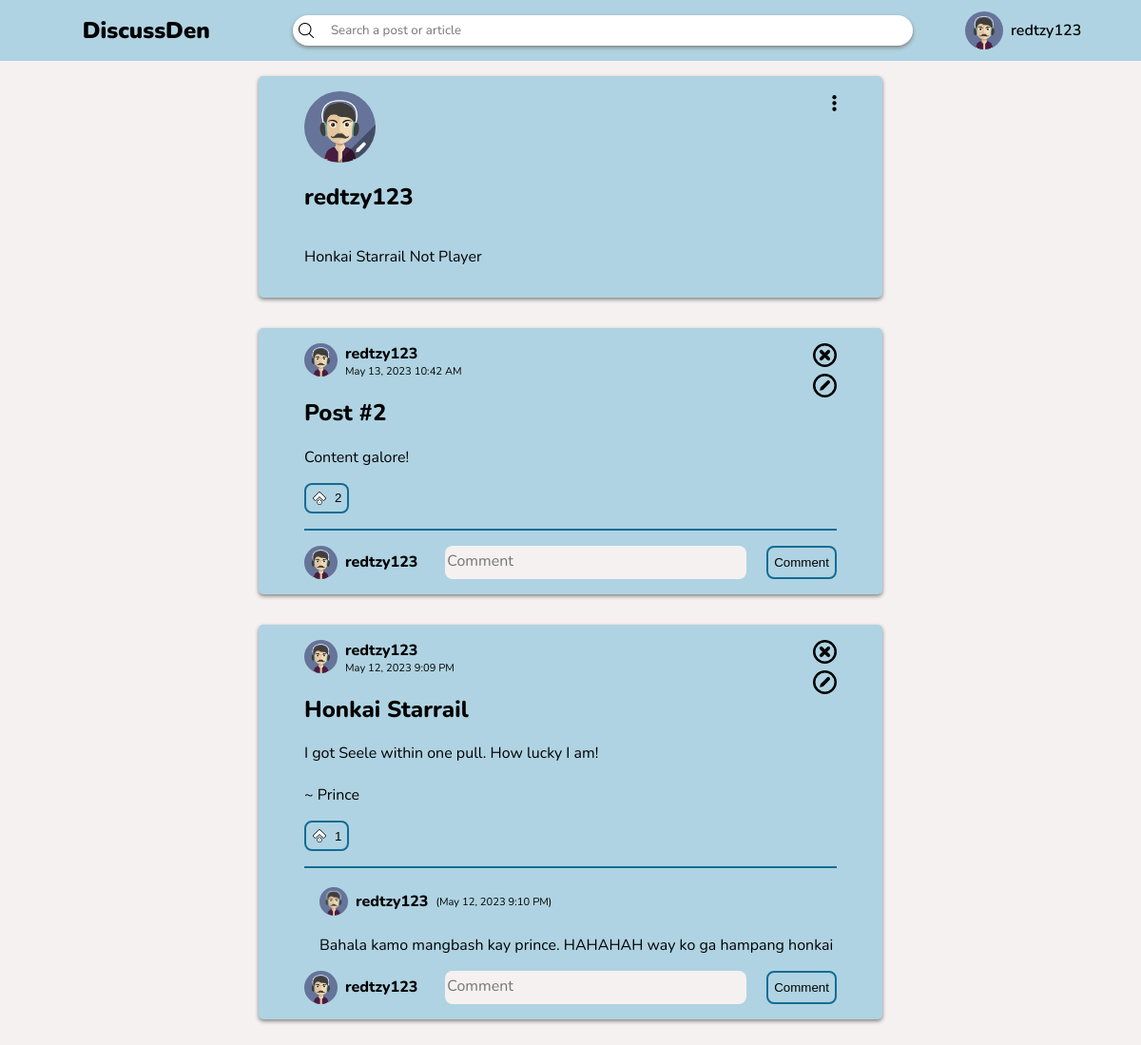
The app's page /profile.php (signed in) with its own data.
### tables this page shows
CREATE TABLE users (user_id INTEGER PRIMARY KEY AUTOINCREMENT, username TEXT UNIQUE NOT NULL, password TEXT NOT NULL, recent_searches, description TEXT DEFAULT "The user does not have a description" NOT NULL, profile_src TEXT DEFAULT "avatars/1.png" NOT NULL ON CONFLICT REPLACE);

CREATE TABLE posts (id INTEGER PRIMARY KEY AUTOINCREMENT NOT NULL UNIQUE, user_id INTEGER REFERENCES users (user_id) NOT NULL, title TEXT NOT NULL, content TEXT NOT NULL, date, likes);

CREATE TABLE comments (comment_id INTEGER PRIMARY KEY AUTOINCREMENT UNIQUE NOT NULL, post_id INTEGER REFERENCES posts (id) ON DELETE NO ACTION NOT NULL, name TEXT, content TEXT NOT NULL, date);

### profile.php (the view, shortened to what this page needs)
<!DOCTYPE html>
<html lang="en">
<head>
    <link rel="stylesheet" href="header.css">
    <link rel="stylesheet" href="post-boxes.css">
    <link rel="stylesheet" href="profile.css">
</head>
<body>
    <?php
        include_once "header.php";
        $stmt = $db -> prepare('SELECT * FROM users WHERE username = :user');
        $stmt -> bindParam(':user', $_SESSION['username']);
        $stmt -> execute();
        $user = $stmt -> fetch(PDO::FETCH_ASSOC);
        $user_id = $user['user_id'];
        $user_description = $user['description'];
    ?>
    <section class="post-section" id="main-profile">
        <div class="post-container">
            <svg width=75 height=75>
                <defs>
                    <clipPath id="circle-clip">
                        <circle cx=50% cy=50% r=50% clip-path="url(#triangle-clip)" />
                    </clipPath>
                    <clipPath id="triangle-clip">
                        <path d="M 75 35 L 75 75 L 35 75" />
                    </clipPath>
                    <clipPath id="avatar-clip" clipPathUnits="objectBoundingBox" >
                        <circle cx=0.5 cy=0.5 r=0.5 />
                    </clipPath>
                </defs>
                <image href="<?php echo $user['profile_src'] ?>" width=100% height=100% clip-path="url(#avatar-clip)" />
                <foreignObject x=0 y=0 width=100% height=100% clip-path="url(#circle-clip)" >
                    <button style="width:100%;height:100%;background-color:#0005;" id="modify_profile"></button>
                    </foreignObject>
                    <g transform="rotate(45 12.5 12.5) translate(66 0)" style="cursor:pointer">
                        <rect x=10.625 y=5.5 width=3.75 height=12.5 ry=1.75 fill=white stroke=none />
                        <path d="M 10.5 15 L 12.5 20 L 14.5 15 Z" fill=white />
                    </g>
            </svg>
            <h2 class="username"><?php echo $_SESSION['username'] ?></h2>
            <p id="description"><?php echo $user_description?></p>
            <svg width=5 height=25 id="option-btn" tabindex=0>
                <circle cx=50% cy=25% r=12% fill=black />
                <circle cx=50% cy=50% r=12% fill=black />
                <circle cx=50% cy=75% r=12% fill=black />
            </svg>
        </div>
        <?php
        $stmt = $db -> prepare('SELECT * FROM posts WHERE user_id = :user');
        $stmt -> bindParam(':user', $user_id);
        $stmt -> execute();
        $posts = $stmt -> fetchAll(PDO::FETCH_ASSOC);
        foreach (array_reverse($posts) as $post) {
            $stmt = $db -> prepare('SELECT * FROM users WHERE user_id = :userID');
            $stmt -> bindParam(':userID', $post['user_id'], PDO::PARAM_INT);
            $stmt -> execute();
            $post_user = $stmt -> fetch(PDO::FETCH_ASSOC);
            echo    '<div class="post-container">
                        <div class="post-user">
                            <svg width=35 height=35>
                                <image href="' . $post_user['profile_src'] . '" x=0 y=0 width=35 height=35 clip-path="url(#avatar-clip)" />
                            </svg>
                            <h4 class="username">' . $post_user['username'] . '</h4>
                            <p>' . $post['date'] . '</p>
                        </div>
                        <div class="post-content">
                            <h2>' . $post['title'] . '</h2>
                            <p>' . $post['content'] . '</p>';
            if (isset($_SESSION['username'])) {
                echo '<button class="like" data-id="' . $post['id'] . '">';
                if (($likes = json_decode($post['likes'])) !== NULL) {
                    echo '<p class="likes">' . count(json_decode($post['likes'])) . '</p>';
                }
                    echo '<img class="like-state" ';
                        if(!((array_search($_SESSION['username'], json_decode($post['likes']))) === false)) {
                            echo 'src="img/upvote-filled.png"';
                        } else {
                            echo 'src="img/upvote-nofill.png"';
                        }
                    echo '/>
                </button>';
            } else {
                echo '<button disabled>Like</button>';
            }
            echo '
                        <svg width=25 height=25 class="delete-btn">
                            <circle cx=50% cy=50% r=45% stroke=black stroke-width=10% fill="transparent"/>
                            <line x1=35% y1=35% x2=65% y2=65% stroke=black stroke-width=15% stroke-linecap="round" />
                            <line x1=35% y1=65% x2=65% y2=35% stroke=black stroke-width=15% stroke-linecap="round" />
                        </svg>
                        <svg width=25 height=25 class="edit-btn" data-id="' . $post['id'] . '">
                            <circle cx=50% cy=50% r=45% stroke=black stroke-width=10% fill=transparent />
                            <g transform="rotate(45 12.5 12.5)">
                                <rect x=42.5% y=22% width=15% height=50% ry=7% fill=black stroke=none />
                                <path d="M 10.5 17 L 12.5 20 L 14.5 17 Z"/>
                            </g>
                        </svg>
                        <div class="delete-confirm">
                            <h3 class="username">Are you sure you want to delete this post?</h3>
                            <div>
                                <button class="yes-btn" onclick="delete_post(' . $post['id'] . ')">Yes</button>
                                <button class="no-btn" onclick="this.parentElement.parentElement.classList.remove(\'active\')">No</button>
                            </div>
                        </div>
                    </div><hr>';
            $stmt = $db -> prepare('SELECT * FROM comments WHERE post_id = :post_id');
            $stmt -> bindParam(':post_id', $post['id'], PDO::PARAM_INT);
            $stmt -> execute();
            $comments = $stmt -> fetchAll(PDO::FETCH_ASSOC);
            foreach ($comments as $comment) {
                $stmt = $db -> prepare('SELECT * FROM users WHERE username = :user');
                $stmt -> bindParam(':user', $comment['name'], PDO::PARAM_STR);
                $stmt -> execute();
                $comment_user = $stmt -> fetch(PDO::FETCH_ASSOC);
                echo    '<div class="comment-container">
                            <div>
                                <svg width=30 height=30>
                                    <image href="' . $comment_user['profile_src'] . '" width=100% height=100% clip-path="url(#avatar-clip)" />
                                </svg>';
                                echo '<h4 class="username">' . $comment['name'] . '</h4>';
                                echo '<p>(' . $comment['date'] . ')</p>
                            </div>
                            <p>' . $comment['content'] . '</p>
                        </div>';
            }
            echo '
                    <form class="comment-box">
                        <input type="hidden" name="post_id" value="' . $post['id'] . '">
                ';
            if (isset($_SESSION['username'])) {
                echo '
                        <input type="hidden" name="username" value="' . $_SESSION['username'] . '">
                        <div>
                            <svg width=35 height=35>
                                <image href="' . $user_profile . '" width=100% height=100% clip-path="url(#avatar-clip)" />
                            </svg>
                            <h4 class="username">' . $_SESSION['username'] . '</h4>
                        </div>
                        <textarea name="comment" placeholder="Comment"></textarea>
                        <input type="submit" value="Comment">
                        ';
            } else {
                echo '
                        <input type="hidden" name="username" value="Anonymous">
            '; }
            echo '</form></div>';
        }
    ?>
    </section>
</body>
</html>

### header.css (style rules this page uses)
body { background-color: var(--color-4); margin: 0; overflow-y: overlay; }

### post-boxes.css (style rules this page uses)
.post-section { width: calc(100% - 30rem); display: flex; flex-direction: column; margin-inline: auto; margin-bottom: 2rem; }
.post-container { background-color: var(--color-3); display: flex; flex-direction: column; position: relative; margin: 2rem 2rem 0; padding: 1rem 3rem; border-radius: 0.3rem; box-shadow: 0 2px 4px 0 gray; font-family: var(--font); overflow-x: hidden; }
h4.username { margin: 0; margin-inline: 0.5rem; }
.post-container hr { border: none; width: 100%; height: 2px; background-color: var(--color-1); margin-block: 1rem; }
.post-user { display: grid; grid-template-rows: auto auto; grid-template-columns: auto auto; width: fit-content; }
.post-user * { grid-column: 2; margin: 0; }
.post-user svg { grid-column: 1; grid-row: 1 / span 2; }
.post-user p { font-size: 0.7rem; margin-left: 0.5rem; }
button.like { display: flex; flex-direction: row-reverse; align-items: center; column-gap: 0.5rem; background-color: transparent; border: 2px solid var(--color-1); border-radius: 0.5rem; height: 2rem; }
img.like-state { max-width: 1rem; }
.comment-container { margin-left: 1rem; }
.comment-container > div { display: flex; align-items: center; }
.comment-container > div > p { font-size: 0.7rem; }
form.comment-box { display: flex; align-items: flex-end; --height: 35px; }
form.comment-box div { display: flex; align-items: center; }
form.comment-box input[type="submit"] { box-sizing: border-box; height: var(--height); background-color: transparent; border-radius: 0.5rem; border: 2px solid var(--color-1); transition: 50ms; }
form.comment-box textarea { resize: none; margin-inline: 1.3rem; border-radius: 0.5rem; padding-block: calc(var(--height) / 7); flex-grow: 1; box-sizing: border-box; overflow-y: hidden; height: var(--height); min-height: var(--height); font-family: var(--font); font-size: 1rem; background-color: var(--color-4); border-radius: 0.5rem; border: none; }

### profile.css (style rules this page uses)
#main-profile { margin-top: 3rem; }
#description { word-break: break-word; }
.delete-btn, .edit-btn, .exit-btn, #option-btn { position: absolute; top: 1rem; right: 3rem; cursor: pointer; }
.edit-btn { top: 3rem; }
#modify_profile { border: none; cursor: pointer; }
#option-btn { outline-offset: 4px; border-radius: 5px; outline: 2px solid transparent; transition: outline 100ms; }

### main-vars.css (style rules this page uses)
html { color-scheme: light dark; --font: "Nunito", system-ui; }
@media (prefers-color-scheme:light) { html { --color-1: #146C94; --color-2: #19A7CE; --color-3: #AFD3E2; --color-4: #F6F1F1; } }

### records on screen
users: description "Honkai Starrail Not Player"
posts: user.username "redtzy123", date "May 13, 2023 10:42 AM", title "Post #2", content "Content galore!", likes "2", $post['id'] 25 (drawn)
posts: user.username "redtzy123", date "May 12, 2023 9:09 PM", title "Honkai Starrail", content "I got Seele within one pull. How lucky I am! ~ Prince", likes "1"
comments: name "redtzy123", date "May 12, 2023 9:10 PM", content "Bahala kamo mangbash kay prince. HAHAHAH way ko ga hampang honkai"

### other values on screen
$_SESSION['username'] "redtzy123"
